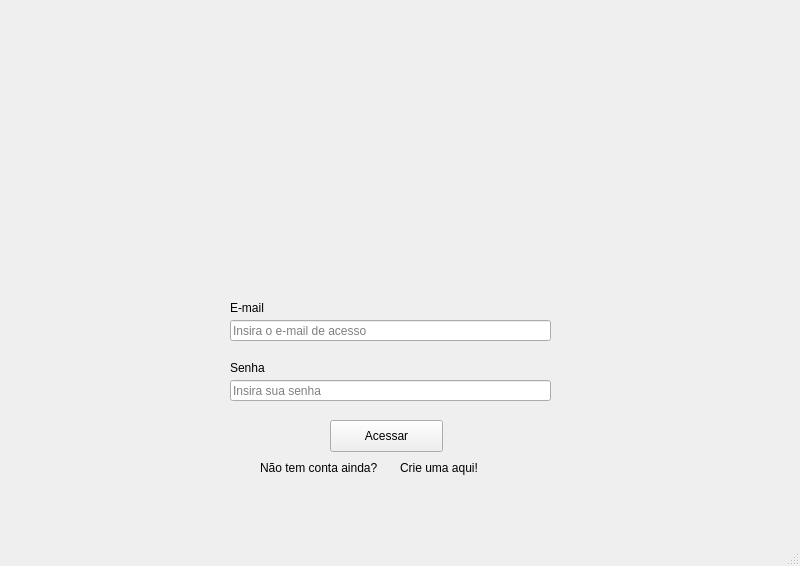
<?xml version="1.0" encoding="UTF-8"?>
<ui version="4.0">
 <class>MainWindow</class>
 <widget class="QMainWindow" name="MainWindow">
  <property name="geometry">
   <rect>
    <x>0</x>
    <y>0</y>
    <width>800</width>
    <height>566</height>
   </rect>
  </property>
  <property name="windowTitle">
   <string>MainWindow</string>
  </property>
  <widget class="QWidget" name="centralwidget">
   <widget class="QLabel" name="label">
    <property name="geometry">
     <rect>
      <x>200</x>
      <y>-20</y>
      <width>371</width>
      <height>341</height>
     </rect>
    </property>
    <property name="text">
     <string/>
    </property>
    <property name="pixmap">
     <pixmap>../../../../../Downloads/Logo simples circular esmaltaria preto.png</pixmap>
    </property>
    <property name="scaledContents">
     <bool>true</bool>
    </property>
    <property name="wordWrap">
     <bool>false</bool>
    </property>
   </widget>
   <widget class="QLineEdit" name="emailuser">
    <property name="geometry">
     <rect>
      <x>230</x>
      <y>320</y>
      <width>321</width>
      <height>21</height>
     </rect>
    </property>
    <property name="placeholderText">
     <string>Insira o e-mail de acesso</string>
    </property>
   </widget>
   <widget class="QLineEdit" name="passworduser">
    <property name="geometry">
     <rect>
      <x>230</x>
      <y>380</y>
      <width>321</width>
      <height>21</height>
     </rect>
    </property>
    <property name="echoMode">
     <enum>QLineEdit::Password</enum>
    </property>
    <property name="placeholderText">
     <string>Insira sua senha</string>
    </property>
   </widget>
   <widget class="QLabel" name="label_2">
    <property name="geometry">
     <rect>
      <x>230</x>
      <y>300</y>
      <width>60</width>
      <height>16</height>
     </rect>
    </property>
    <property name="text">
     <string>E-mail</string>
    </property>
   </widget>
   <widget class="QLabel" name="label_3">
    <property name="geometry">
     <rect>
      <x>230</x>
      <y>360</y>
      <width>60</width>
      <height>16</height>
     </rect>
    </property>
    <property name="text">
     <string>Senha</string>
    </property>
   </widget>
   <widget class="QPushButton" name="acessarbutton">
    <property name="geometry">
     <rect>
      <x>330</x>
      <y>420</y>
      <width>113</width>
      <height>32</height>
     </rect>
    </property>
    <property name="text">
     <string>Acessar</string>
    </property>
   </widget>
   <widget class="QLabel" name="label_4">
    <property name="geometry">
     <rect>
      <x>260</x>
      <y>460</y>
      <width>141</width>
      <height>16</height>
     </rect>
    </property>
    <property name="text">
     <string>Não tem conta ainda?</string>
    </property>
   </widget>
   <widget class="ClickableLabel" name="cadastrarlabel">
    <property name="geometry">
     <rect>
      <x>400</x>
      <y>460</y>
      <width>141</width>
      <height>16</height>
     </rect>
    </property>
    <property name="text">
     <string>Crie uma aqui!</string>
    </property>
    <property name="openExternalLinks">
     <bool>false</bool>
    </property>
   </widget>
  </widget>
  <widget class="QStatusBar" name="statusbar"/>
 </widget>
 <customwidgets>
  <customwidget>
   <class>ClickableLabel</class>
   <extends>QLabel</extends>
   <header>clickablelabel</header>
  </customwidget>
 </customwidgets>
 <resources/>
 <connections/>
</ui>
